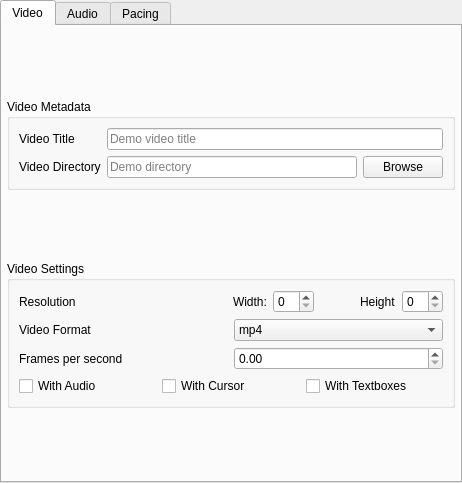
<?xml version="1.0" encoding="UTF-8"?>
<ui version="4.0">
 <class>renderOp</class>
 <widget class="QWidget" name="renderOp">
  <property name="geometry">
   <rect>
    <x>0</x>
    <y>0</y>
    <width>462</width>
    <height>483</height>
   </rect>
  </property>
  <layout class="QVBoxLayout" name="verticalLayout_4">
   <property name="leftMargin">
    <number>0</number>
   </property>
   <property name="topMargin">
    <number>0</number>
   </property>
   <property name="rightMargin">
    <number>0</number>
   </property>
   <property name="bottomMargin">
    <number>0</number>
   </property>
   <item>
    <widget class="QTabWidget" name="renderTabTabs">
     <property name="acceptDrops">
      <bool>false</bool>
     </property>
     <property name="autoFillBackground">
      <bool>false</bool>
     </property>
     <property name="currentIndex">
      <number>0</number>
     </property>
     <property name="elideMode">
      <enum>Qt::ElideRight</enum>
     </property>
     <property name="documentMode">
      <bool>false</bool>
     </property>
     <property name="movable">
      <bool>true</bool>
     </property>
     <widget class="QWidget" name="renderTabVideoTab">
      <attribute name="title">
       <string>Video</string>
      </attribute>
      <layout class="QVBoxLayout" name="verticalLayout_2">
       <property name="spacing">
        <number>3</number>
       </property>
       <property name="leftMargin">
        <number>5</number>
       </property>
       <property name="topMargin">
        <number>5</number>
       </property>
       <property name="rightMargin">
        <number>5</number>
       </property>
       <property name="bottomMargin">
        <number>5</number>
       </property>
       <item>
        <widget class="QGroupBox" name="groupBox">
         <property name="sizePolicy">
          <sizepolicy hsizetype="Expanding" vsizetype="Maximum">
           <horstretch>0</horstretch>
           <verstretch>0</verstretch>
          </sizepolicy>
         </property>
         <property name="title">
          <string>Video Metadata</string>
         </property>
         <property name="alignment">
          <set>Qt::AlignLeading|Qt::AlignLeft|Qt::AlignTop</set>
         </property>
         <layout class="QFormLayout" name="formLayout">
          <item row="0" column="0">
           <widget class="QLabel" name="videoTitleLabel">
            <property name="text">
             <string>Video Title</string>
            </property>
           </widget>
          </item>
          <item row="0" column="1">
           <widget class="QLineEdit" name="renderOutputTitle">
            <property name="placeholderText">
             <string>Demo video title</string>
            </property>
           </widget>
          </item>
          <item row="1" column="0">
           <widget class="QLabel" name="videoDirectoryLabel">
            <property name="text">
             <string>Video Directory</string>
            </property>
           </widget>
          </item>
          <item row="1" column="1">
           <layout class="QHBoxLayout" name="horizontalLayout">
            <property name="spacing">
             <number>6</number>
            </property>
            <property name="sizeConstraint">
             <enum>QLayout::SetDefaultConstraint</enum>
            </property>
            <item>
             <widget class="QLineEdit" name="renderOutputDir">
              <property name="placeholderText">
               <string>Demo directory</string>
              </property>
             </widget>
            </item>
            <item>
             <widget class="QPushButton" name="renderBrowseDirBtn">
              <property name="text">
               <string>Browse</string>
              </property>
             </widget>
            </item>
           </layout>
          </item>
         </layout>
        </widget>
       </item>
       <item>
        <widget class="QGroupBox" name="groupBox_2">
         <property name="sizePolicy">
          <sizepolicy hsizetype="Expanding" vsizetype="Maximum">
           <horstretch>0</horstretch>
           <verstretch>0</verstretch>
          </sizepolicy>
         </property>
         <property name="title">
          <string>Video Settings</string>
         </property>
         <property name="alignment">
          <set>Qt::AlignLeading|Qt::AlignLeft|Qt::AlignTop</set>
         </property>
         <layout class="QVBoxLayout" name="verticalLayout_3">
          <item>
           <layout class="QHBoxLayout" name="horizontalLayout_2">
            <item>
             <widget class="QLabel" name="label">
              <property name="text">
               <string>Resolution</string>
              </property>
             </widget>
            </item>
            <item>
             <spacer name="horizontalSpacer_2">
              <property name="orientation">
               <enum>Qt::Horizontal</enum>
              </property>
              <property name="sizeHint" stdset="0">
               <size>
                <width>40</width>
                <height>20</height>
               </size>
              </property>
             </spacer>
            </item>
            <item>
             <widget class="QLabel" name="label_2">
              <property name="text">
               <string>Width:</string>
              </property>
             </widget>
            </item>
            <item>
             <widget class="QSpinBox" name="renderResW"/>
            </item>
            <item>
             <spacer name="horizontalSpacer">
              <property name="orientation">
               <enum>Qt::Horizontal</enum>
              </property>
              <property name="sizeType">
               <enum>QSizePolicy::Fixed</enum>
              </property>
              <property name="sizeHint" stdset="0">
               <size>
                <width>40</width>
                <height>20</height>
               </size>
              </property>
             </spacer>
            </item>
            <item>
             <widget class="QLabel" name="label_3">
              <property name="text">
               <string>Height</string>
              </property>
             </widget>
            </item>
            <item>
             <widget class="QSpinBox" name="renderResH"/>
            </item>
           </layout>
          </item>
          <item>
           <layout class="QHBoxLayout" name="horizontalLayout_4">
            <item>
             <widget class="QLabel" name="videoFormatLabel">
              <property name="text">
               <string>Video Format</string>
              </property>
             </widget>
            </item>
            <item>
             <widget class="QComboBox" name="renderOutputFormat">
              <item>
               <property name="text">
                <string>mp4</string>
               </property>
              </item>
              <item>
               <property name="text">
                <string>avi</string>
               </property>
              </item>
              <item>
               <property name="text">
                <string>mov</string>
               </property>
              </item>
              <item>
               <property name="text">
                <string>mkv</string>
               </property>
              </item>
             </widget>
            </item>
           </layout>
          </item>
          <item>
           <layout class="QHBoxLayout" name="horizontalLayout_5">
            <item>
             <widget class="QLabel" name="label_4">
              <property name="text">
               <string>Frames per second</string>
              </property>
             </widget>
            </item>
            <item>
             <widget class="QDoubleSpinBox" name="renderFpsSb"/>
            </item>
           </layout>
          </item>
          <item>
           <layout class="QHBoxLayout" name="horizontalLayout_3">
            <item>
             <widget class="QCheckBox" name="renderAudioCheck">
              <property name="text">
               <string>With Audio</string>
              </property>
             </widget>
            </item>
            <item>
             <widget class="QCheckBox" name="renderCursorCheck">
              <property name="text">
               <string>With Cursor</string>
              </property>
             </widget>
            </item>
            <item>
             <widget class="QCheckBox" name="renderTextCheck">
              <property name="text">
               <string>With Textboxes</string>
              </property>
             </widget>
            </item>
           </layout>
          </item>
         </layout>
        </widget>
       </item>
      </layout>
     </widget>
     <widget class="QWidget" name="renderTabAudioTab">
      <attribute name="title">
       <string>Audio</string>
      </attribute>
      <layout class="QVBoxLayout" name="verticalLayout_6">
       <item>
        <widget class="QScrollArea" name="scrollArea_2">
         <property name="frameShape">
          <enum>QFrame::NoFrame</enum>
         </property>
         <property name="widgetResizable">
          <bool>true</bool>
         </property>
         <widget class="QWidget" name="scrollAreaWidgetContents_2">
          <property name="geometry">
           <rect>
            <x>0</x>
            <y>0</y>
            <width>438</width>
            <height>436</height>
           </rect>
          </property>
          <layout class="QFormLayout" name="formLayout_11"/>
         </widget>
        </widget>
       </item>
      </layout>
     </widget>
     <widget class="QWidget" name="renderTabPacingTab">
      <attribute name="title">
       <string>Pacing</string>
      </attribute>
      <layout class="QVBoxLayout" name="verticalLayout_8">
       <item>
        <widget class="QScrollArea" name="scrollArea_3">
         <property name="frameShape">
          <enum>QFrame::NoFrame</enum>
         </property>
         <property name="lineWidth">
          <number>0</number>
         </property>
         <property name="widgetResizable">
          <bool>true</bool>
         </property>
         <widget class="QWidget" name="scrollAreaWidgetContents_3">
          <property name="geometry">
           <rect>
            <x>0</x>
            <y>0</y>
            <width>438</width>
            <height>436</height>
           </rect>
          </property>
          <layout class="QFormLayout" name="formLayout_12"/>
         </widget>
        </widget>
       </item>
      </layout>
     </widget>
    </widget>
   </item>
  </layout>
 </widget>
 <resources/>
 <connections>
  <connection>
   <sender>renderBrowseDirBtn</sender>
   <signal>clicked()</signal>
   <receiver>renderOutputDir</receiver>
   <slot>update()</slot>
   <hints>
    <hint type="sourcelabel">
     <x>331</x>
     <y>146</y>
    </hint>
    <hint type="destinationlabel">
     <x>180</x>
     <y>105</y>
    </hint>
   </hints>
  </connection>
 </connections>
</ui>
